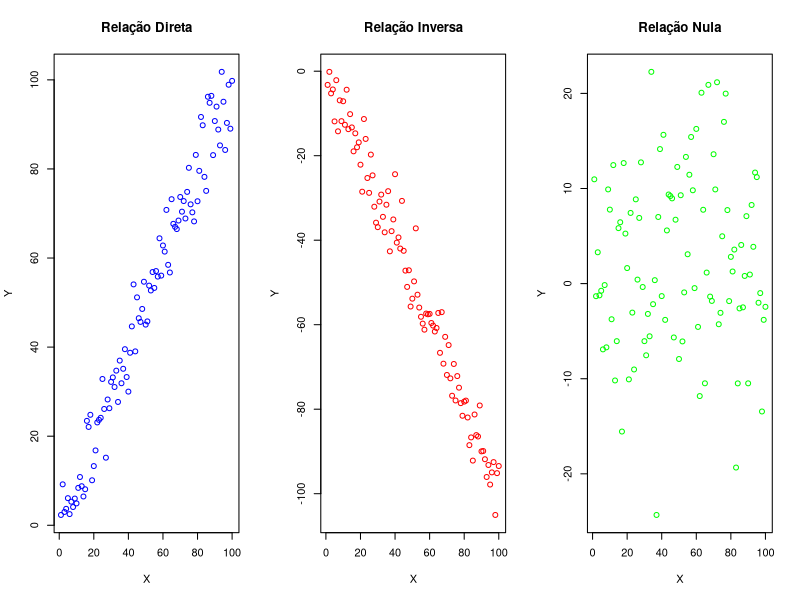
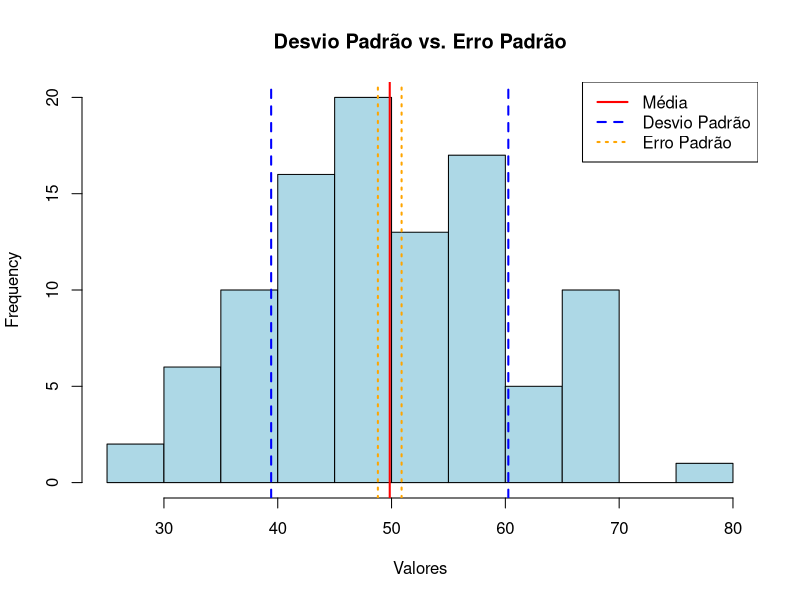

Source code (R) for these figures, in order:
cat("Integrantes:\n")
cat("Beatriz Cabello - 551214\n")
cat("Julia Santos - 97986\n")
cat("Kauê Miziara - 550451\n\n")

# Aula 15

# Os exercícios de 1 a 5, 7 a 10, 12, além da parte teórica do 6 e do 11
# estão no arquivo `a15/README.md`.

## 6
x <- 1:100
y_positiva <- x + rnorm(100, sd = 5)
y_negativa <- -x + rnorm(100, sd = 5)
y_nula <- rnorm(100, sd = 10)

par(mfrow = c(1, 3))
plot(x, y_positiva, main = "Relação Direta",
     xlab = "X", ylab = "Y", col = "blue")

plot(x, y_negativa, main = "Relação Inversa",
     xlab = "X", ylab = "Y", col = "red")

plot(x, y_nula, main = "Relação Nula",
     xlab = "X", ylab = "Y", col = "green")

par(mfrow = c(1, 1))


## 11
data <- rnorm(100, mean = 50, sd = 10)

sd_data <- sd(data)
se_data <- sd_data / sqrt(length(data))

hist(data, main = "Desvio Padrão vs. Erro Padrão",
     xlab = "Valores", col = "lightblue")

### Linha da média
abline(v = mean(data), col = "red", lwd = 2)

### Linhas de sigma
abline(v = mean(data) + sd_data, col = "blue", lwd = 2, lty = 2)
abline(v = mean(data) - sd_data, col = "blue", lwd = 2, lty = 2)

### Linhas de SE
abline(v = mean(data) + se_data, col = "orange", lwd = 2, lty = 3)
abline(v = mean(data) - se_data, col = "orange", lwd = 2, lty = 3)

legend("topright", legend = c("Média", "Desvio Padrão", "Erro Padrão"), 
       col = c("red", "blue", "orange"), lty = c(1, 2, 3), lwd = 2)